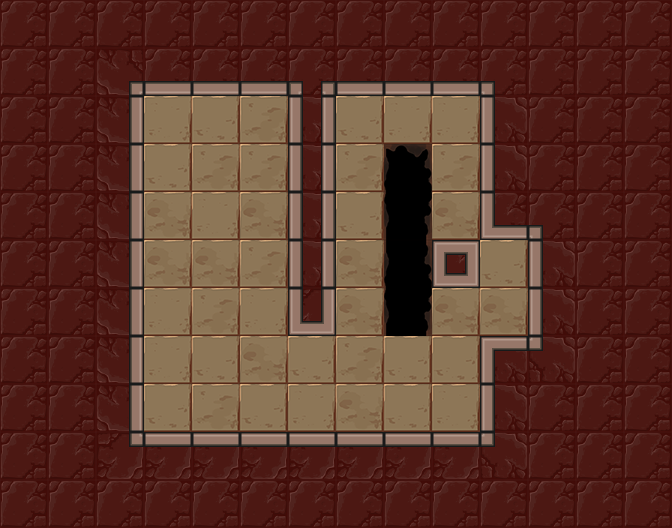

Rendered tile map (Tiled .tmx) drawn with the repository's tilesets; below, a short description and the map source with its tile grids summarised:
An orthogonal 14x11 tile map with 48x48 px tiles, 3 tile layers (Floor, Holes, Walls), 6 tilesets and 9 objects (5x mirror, lightSwitch, lightOrb, player_start, exit).

<map version="1.0" orientation="orthogonal" renderorder="right-down" width="14" height="11" tilewidth="48" tileheight="48" nextobjectid="120">
 <tileset firstgid="1" name="walls" tilewidth="48" tileheight="48" tilecount="42">
  <image source="../../images/kongregate_release/wall_sheet.png" width="336" height="288" />
 </tileset>
 <tileset firstgid="43" name="exit" tilewidth="48" tileheight="48" tilecount="12">
  <image source="../../images/kongregate_release/gate_sheet.png" width="192" height="144" />
 </tileset>
 <tileset firstgid="55" name="floors" tilewidth="48" tileheight="48" tilecount="4">
  <image source="../../images/kongregate_release/floor_sheet.png" width="192" height="48" />
 </tileset>
 <tileset firstgid="59" name="holes" tilewidth="48" tileheight="48" tilecount="24">
  <image source="../../images/kongregate_release/hole_sheet.png" width="288" height="192" />
 </tileset>
 <tileset firstgid="83" name="mirrors" tilewidth="48" tileheight="48" tilecount="4">
  <image source="../../images/kongregate_release/mirror_sheet.png" width="96" height="96" />
 </tileset>
 <tileset firstgid="87" name="orb_sheet" tilewidth="48" tileheight="48" tilecount="9">
  <image source="../../images/kongregate_release/orb_sheet.png" width="144" height="144" />
 </tileset>
 <layer name="Floor" width="14" height="11">
  <properties>
   <property name="tileset" value="floors" />
  </properties>
  <data>[154 cells, 40 non-empty, 4 distinct tile ids]</data>
 </layer>
 <layer name="Holes" width="14" height="11">
  <properties>
   <property name="tileset" value="holes" />
  </properties>
  <data>[154 cells, 4 non-empty, 3 distinct tile ids]</data>
 </layer>
 <layer name="Walls" width="14" height="11">
  <properties>
   <property name="tileset" value="walls" />
  </properties>
  <data>[154 cells, 110 non-empty, 16 distinct tile ids]</data>
 </layer>
 <objectgroup name="Objects" visible="0" />
 <objectgroup name="Mirrors">
  <object id="111" type="mirror" gid="84" x="192" y="432" width="48" height="48">
   <properties>
    <property name="sides" value="1" />
   </properties>
  </object>
  <object id="112" type="mirror" gid="2147483732" x="432" y="384" width="48" height="48">
   <properties>
    <property name="sides" value="1" />
   </properties>
  </object>
  <object id="113" type="mirror" gid="3221225556" x="192" y="144" width="48" height="48">
   <properties>
    <property name="sides" value="1" />
   </properties>
  </object>
  <object id="114" type="mirror" gid="3221225556" x="192" y="288" width="48" height="48">
   <properties>
    <property name="sides" value="1" />
   </properties>
  </object>
  <object id="115" type="mirror" gid="2147483732" x="144" y="384" width="48" height="48">
   <properties>
    <property name="sides" value="1" />
   </properties>
  </object>
 </objectgroup>
 <objectgroup name="Light">
  <object id="116" type="lightSwitch" gid="87" x="432" y="192" width="48" height="48" />
  <object id="117" type="lightOrb" gid="91" x="144" y="144" width="48" height="48">
   <properties>
    <property name="direction" value="16" />
   </properties>
  </object>
 </objectgroup>
 <objectgroup color="#141ba4" name="player_start">
  <object id="118" type="player_start" x="240" y="96" width="48" height="48">
   <properties>
    <property name="direction_facing" value="16" />
    <property name="initial_zoom" value="0.7" />
   </properties>
  </object>
 </objectgroup>
 <objectgroup color="#71a400" name="Exit">
  <object id="119" type="exit" gid="43" x="480" y="288" width="48" height="48" />
 </objectgroup>
</map>
